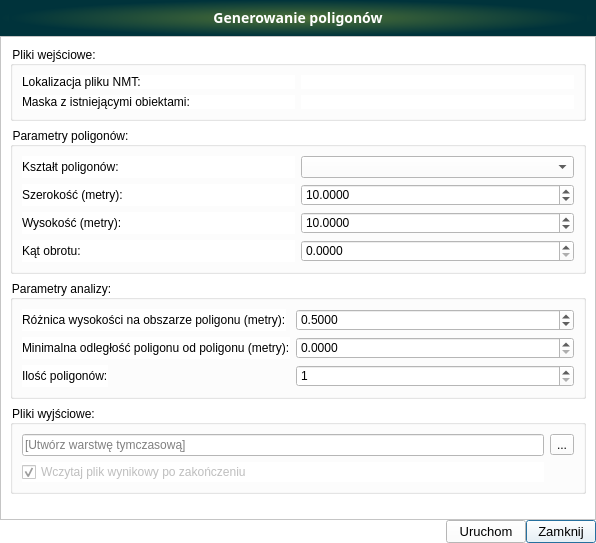
<?xml version="1.0" encoding="UTF-8"?>
<ui version="4.0">
 <class>gen_pkt</class>
 <widget class="QDialog" name="gen_pkt">
  <property name="enabled">
   <bool>true</bool>
  </property>
  <property name="geometry">
   <rect>
    <x>0</x>
    <y>0</y>
    <width>596</width>
    <height>543</height>
   </rect>
  </property>
  <property name="sizePolicy">
   <sizepolicy hsizetype="Expanding" vsizetype="Expanding">
    <horstretch>0</horstretch>
    <verstretch>0</verstretch>
   </sizepolicy>
  </property>
  <property name="minimumSize">
   <size>
    <width>0</width>
    <height>0</height>
   </size>
  </property>
  <property name="font">
   <font>
    <family>Segoe UI</family>
    <pointsize>10</pointsize>
    <weight>50</weight>
    <italic>false</italic>
    <bold>false</bold>
   </font>
  </property>
  <property name="windowTitle">
   <string>Analizy NMT - Generowanie poligonów</string>
  </property>
  <property name="windowIcon">
   <iconset>
    <normaloff>../../images/icon.png</normaloff>../../images/icon.png</iconset>
  </property>
  <property name="styleSheet">
   <string notr="true">QComboBox {
	color: rgb(0,0,0);
}
* {
	background-color: rgb(255, 255, 255);
    font: 10pt &quot;Segoe UI&quot;; 
}

</string>
  </property>
  <layout class="QGridLayout" name="gridLayout">
   <property name="leftMargin">
    <number>0</number>
   </property>
   <property name="topMargin">
    <number>0</number>
   </property>
   <property name="rightMargin">
    <number>0</number>
   </property>
   <property name="bottomMargin">
    <number>0</number>
   </property>
   <property name="spacing">
    <number>0</number>
   </property>
   <item row="0" column="0" colspan="5">
    <widget class="QFrame" name="frame_3">
     <property name="minimumSize">
      <size>
       <width>200</width>
       <height>36</height>
      </size>
     </property>
     <property name="maximumSize">
      <size>
       <width>16777215</width>
       <height>36</height>
      </size>
     </property>
     <property name="accessibleName">
      <string notr="true"/>
     </property>
     <property name="styleSheet">
      <string notr="true">background-color:qradialgradient(spread:pad, cx:0.5, cy:0.5, radius:0.5, fx:0.5, fy:0.5, stop:0 rgba(78, 113, 55, 255), stop:1 rgba(0, 51, 59, 255))</string>
     </property>
     <property name="frameShape">
      <enum>QFrame::NoFrame</enum>
     </property>
     <property name="frameShadow">
      <enum>QFrame::Plain</enum>
     </property>
     <property name="lineWidth">
      <number>0</number>
     </property>
     <layout class="QVBoxLayout" name="verticalLayout">
      <property name="spacing">
       <number>0</number>
      </property>
      <property name="topMargin">
       <number>0</number>
      </property>
      <item>
       <widget class="QLabel" name="title_label_3">
        <property name="minimumSize">
         <size>
          <width>0</width>
          <height>36</height>
         </size>
        </property>
        <property name="font">
         <font>
          <family>Samsung Sans</family>
          <pointsize>-1</pointsize>
          <weight>75</weight>
          <italic>false</italic>
          <bold>true</bold>
         </font>
        </property>
        <property name="styleSheet">
         <string notr="true">color : white;	font-weight: bold;font-family: &quot;Samsung Sans&quot;;font-size: 14px;</string>
        </property>
        <property name="lineWidth">
         <number>0</number>
        </property>
        <property name="text">
         <string>Generowanie poligonów</string>
        </property>
        <property name="alignment">
         <set>Qt::AlignCenter</set>
        </property>
       </widget>
      </item>
     </layout>
    </widget>
   </item>
   <item row="1" column="0" colspan="5">
    <widget class="QFrame" name="frame_2">
     <property name="frameShape">
      <enum>QFrame::StyledPanel</enum>
     </property>
     <property name="frameShadow">
      <enum>QFrame::Raised</enum>
     </property>
     <layout class="QGridLayout" name="gridLayout_2">
      <item row="0" column="0">
       <widget class="QGroupBox" name="groupBox">
        <property name="title">
         <string>Pliki wejściowe:</string>
        </property>
        <layout class="QGridLayout" name="gridLayout_4">
         <item row="1" column="0">
          <widget class="QLabel" name="label_2">
           <property name="text">
            <string>Lokalizacja pliku NMT:</string>
           </property>
          </widget>
         </item>
         <item row="4" column="1">
          <widget class="QgsFileWidget" name="maska">
           <property name="filter">
            <string>*.shp</string>
           </property>
           <property name="defaultRoot">
            <string/>
           </property>
          </widget>
         </item>
         <item row="1" column="1">
          <widget class="QgsFileWidget" name="wejscie">
           <property name="dialogTitle">
            <string/>
           </property>
           <property name="filter">
            <string>*.asc;*.tif; *.xyz</string>
           </property>
          </widget>
         </item>
         <item row="4" column="0">
          <widget class="QLabel" name="label_4">
           <property name="text">
            <string>Maska z istniejącymi obiektami:</string>
           </property>
          </widget>
         </item>
        </layout>
       </widget>
      </item>
      <item row="9" column="0">
       <spacer name="verticalSpacer">
        <property name="orientation">
         <enum>Qt::Vertical</enum>
        </property>
        <property name="sizeHint" stdset="0">
         <size>
          <width>20</width>
          <height>40</height>
         </size>
        </property>
       </spacer>
      </item>
      <item row="7" column="0">
       <widget class="QGroupBox" name="groupBox_3">
        <property name="title">
         <string>Pliki wyjściowe:</string>
        </property>
        <layout class="QGridLayout" name="gridLayout_5">
         <item row="0" column="1">
          <layout class="QHBoxLayout" name="horizontalLayout">
           <item>
            <widget class="QToolButton" name="output_layer_btn">
             <property name="text">
              <string>...</string>
             </property>
            </widget>
           </item>
          </layout>
         </item>
         <item row="1" column="0">
          <widget class="QCheckBox" name="add_to_project_cbbx">
           <property name="enabled">
            <bool>false</bool>
           </property>
           <property name="text">
            <string>Wczytaj plik wynikowy po zakończeniu</string>
           </property>
           <property name="checked">
            <bool>true</bool>
           </property>
          </widget>
         </item>
         <item row="0" column="0">
          <widget class="QLineEdit" name="wyjscie">
           <property name="placeholderText">
            <string>[Utwórz warstwę tymczasową]</string>
           </property>
          </widget>
         </item>
        </layout>
       </widget>
      </item>
      <item row="2" column="0">
       <widget class="QGroupBox" name="groupBox_2">
        <property name="title">
         <string>Parametry analizy:</string>
        </property>
        <layout class="QFormLayout" name="formLayout">
         <item row="0" column="0">
          <widget class="QLabel" name="label_5">
           <property name="text">
            <string>Różnica wysokości na obszarze poligonu (metry):</string>
           </property>
          </widget>
         </item>
         <item row="0" column="1">
          <widget class="QDoubleSpinBox" name="height_spinbox">
           <property name="decimals">
            <number>4</number>
           </property>
           <property name="maximum">
            <double>9999999999.989999771118164</double>
           </property>
           <property name="value">
            <double>0.500000000000000</double>
           </property>
          </widget>
         </item>
         <item row="1" column="0">
          <widget class="QLabel" name="label_3">
           <property name="text">
            <string>Minimalna odległość poligonu od poligonu (metry):</string>
           </property>
          </widget>
         </item>
         <item row="1" column="1">
          <widget class="QDoubleSpinBox" name="offset_spinbox">
           <property name="decimals">
            <number>4</number>
           </property>
           <property name="maximum">
            <double>9999999999.989999771118164</double>
           </property>
          </widget>
         </item>
         <item row="2" column="0">
          <widget class="QLabel" name="label">
           <property name="text">
            <string>Ilość poligonów:</string>
           </property>
          </widget>
         </item>
         <item row="2" column="1">
          <widget class="QSpinBox" name="amount_spinbox">
           <property name="minimum">
            <number>1</number>
           </property>
           <property name="maximum">
            <number>99999</number>
           </property>
           <property name="value">
            <number>1</number>
           </property>
          </widget>
         </item>
        </layout>
       </widget>
      </item>
      <item row="1" column="0">
       <widget class="QGroupBox" name="groupBox_4">
        <property name="title">
         <string>Parametry poligonów:</string>
        </property>
        <layout class="QGridLayout" name="gridLayout_3">
         <item row="0" column="0">
          <widget class="QLabel" name="label_7">
           <property name="text">
            <string>Kształt poligonów:</string>
           </property>
          </widget>
         </item>
         <item row="0" column="1">
          <widget class="QComboBox" name="feat_type_cbbx"/>
         </item>
         <item row="1" column="0">
          <widget class="QLabel" name="label_6">
           <property name="text">
            <string>Szerokość (metry):</string>
           </property>
          </widget>
         </item>
         <item row="1" column="1">
          <widget class="QDoubleSpinBox" name="width_feat">
           <property name="decimals">
            <number>4</number>
           </property>
           <property name="minimum">
            <double>1.000000000000000</double>
           </property>
           <property name="maximum">
            <double>9999999999.989999771118164</double>
           </property>
           <property name="value">
            <double>10.000000000000000</double>
           </property>
          </widget>
         </item>
         <item row="2" column="0">
          <widget class="QLabel" name="label_8">
           <property name="text">
            <string>Wysokość (metry):</string>
           </property>
          </widget>
         </item>
         <item row="2" column="1">
          <widget class="QDoubleSpinBox" name="height_feat">
           <property name="decimals">
            <number>4</number>
           </property>
           <property name="minimum">
            <double>1.000000000000000</double>
           </property>
           <property name="maximum">
            <double>9999999999.989999771118164</double>
           </property>
           <property name="value">
            <double>10.000000000000000</double>
           </property>
          </widget>
         </item>
         <item row="3" column="0">
          <widget class="QLabel" name="label_9">
           <property name="text">
            <string>Kąt obrotu:</string>
           </property>
          </widget>
         </item>
         <item row="3" column="1">
          <widget class="QDoubleSpinBox" name="angle_feat">
           <property name="decimals">
            <number>4</number>
           </property>
           <property name="maximum">
            <double>359.000000000000000</double>
           </property>
          </widget>
         </item>
        </layout>
       </widget>
      </item>
     </layout>
    </widget>
   </item>
   <item row="2" column="4">
    <widget class="QPushButton" name="pushButton_anuluj">
     <property name="minimumSize">
      <size>
       <width>70</width>
       <height>0</height>
      </size>
     </property>
     <property name="text">
      <string>Zamknij</string>
     </property>
    </widget>
   </item>
   <item row="2" column="3">
    <widget class="QPushButton" name="pushButton_zapisz">
     <property name="minimumSize">
      <size>
       <width>80</width>
       <height>0</height>
      </size>
     </property>
     <property name="text">
      <string>Uruchom</string>
     </property>
    </widget>
   </item>
   <item row="2" column="1">
    <spacer name="horizontalSpacer">
     <property name="orientation">
      <enum>Qt::Horizontal</enum>
     </property>
     <property name="sizeHint" stdset="0">
      <size>
       <width>499</width>
       <height>20</height>
      </size>
     </property>
    </spacer>
   </item>
  </layout>
 </widget>
 <customwidgets>
  <customwidget>
   <class>QgsFileWidget</class>
   <extends>QWidget</extends>
   <header>qgsfilewidget.h</header>
  </customwidget>
 </customwidgets>
 <resources/>
 <connections>
  <connection>
   <sender>pushButton_anuluj</sender>
   <signal>clicked()</signal>
   <receiver>gen_pkt</receiver>
   <slot>reject()</slot>
   <hints>
    <hint type="sourcelabel">
     <x>694</x>
     <y>627</y>
    </hint>
    <hint type="destinationlabel">
     <x>368</x>
     <y>322</y>
    </hint>
   </hints>
  </connection>
 </connections>
</ui>
